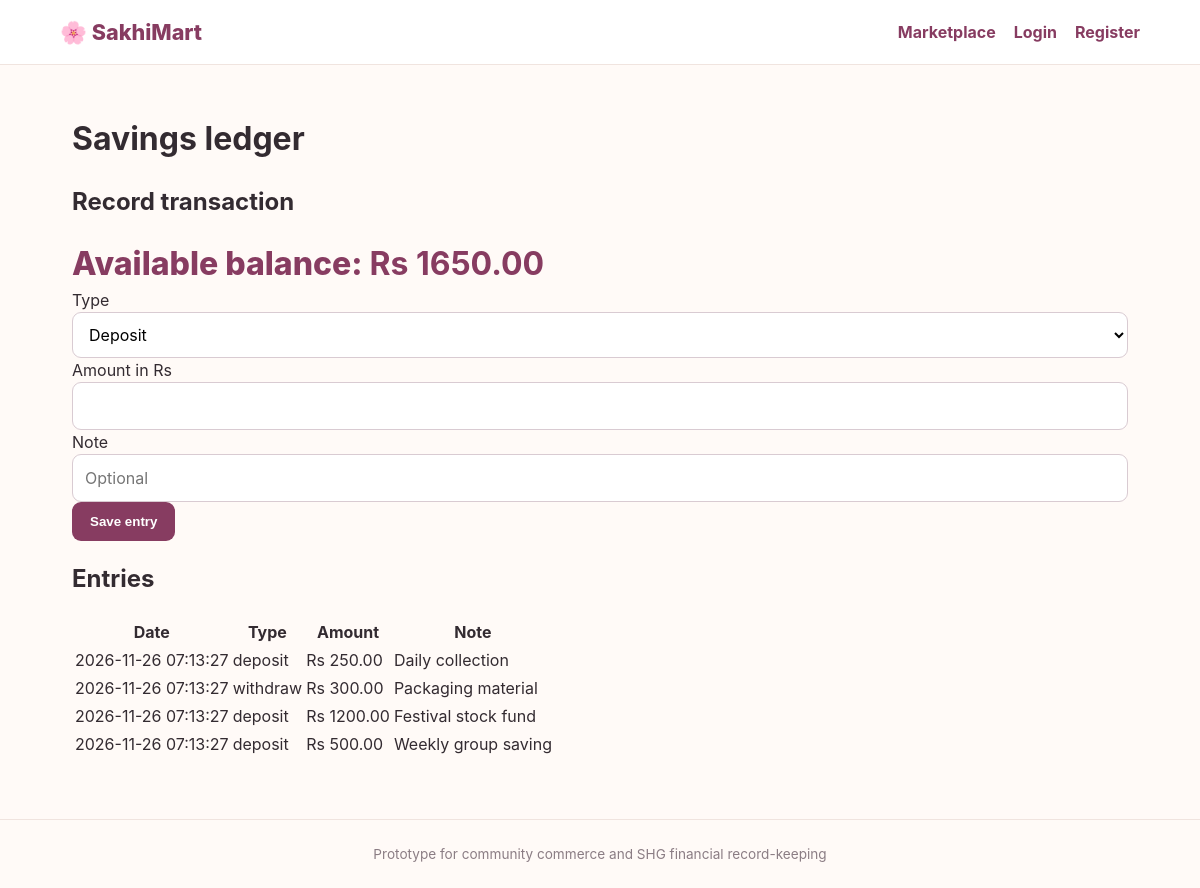
The page /transactions (signed in) on the database its author committed.
### tables this page shows
CREATE TABLE transactions (
    id INTEGER PRIMARY KEY AUTOINCREMENT,
    user_id INTEGER NOT NULL REFERENCES users(id),
    kind TEXT NOT NULL CHECK (kind IN ('deposit', 'withdraw')),
    amount REAL NOT NULL CHECK (amount > 0),
    note TEXT,
    created_at TEXT NOT NULL DEFAULT (datetime('now'))
);

### app.py (the view, shortened to what this page needs)
@main.route("/transactions", methods=["GET", "POST"])
def transactions():
    db = get_db()
    user_id = session.get("user_id")
    rows = []
    if user_id:
        rows = db.execute(
            "SELECT * FROM transactions WHERE user_id = ? ORDER BY id DESC", (user_id,)
        ).fetchall()
    return render_template(
        "transactions.html",
        transactions=rows,
        balance=balance_for(user_id) if user_id else None,
    )

### app.py (called while the page is built)
def get_db():
    if "db" not in g:
        g.db = sqlite3.connect(current_app.config["DATABASE"])
        g.db.row_factory = sqlite3.Row
        g.db.execute("PRAGMA foreign_keys = ON")
    return g.db

def balance_for(user_id):
    row = get_db().execute(
        "SELECT COALESCE(SUM(CASE WHEN kind = 'deposit' THEN amount ELSE -amount END), 0) AS balance "
        "FROM transactions WHERE user_id = ?",
        (user_id,),
    ).fetchone()
    return float(row["balance"])

### transactions.html (shortened to what this page needs)
{% extends "base.html" %}
{% block content %}
<h1>Savings ledger</h1>
<div class="split">
  <section class="card">
    <h2>Record transaction</h2>
    {% if session.get('user_id') %}
      <p class="balance">Available balance: <strong>Rs {{ "%.2f"|format(balance) }}</strong></p>
      <form method="post" class="form">
        <label>Type
          <select name="kind" required>
            <option value="deposit">Deposit</option>
          </select>
        </label>
        <label>Amount in Rs
          <input name="amount" type="number" min="1" step="0.01" required>
        </label>
        <label>Note
          <input name="note" maxlength="120" placeholder="Optional">
        </label>
        <button type="submit">Save entry</button>
      </form>
    {% else %}
      <p>Login to record a savings entry.</p>
      <a class="button" href="{{ url_for('main.login') }}">Login</a>
    {% endif %}
  </section>
  <section class="card">
    <h2>Entries</h2>
    {% if transactions %}
      <table>
        <thead>
          <tr><th>Date</th><th>Type</th><th>Amount</th><th>Note</th></tr>
        </thead>
        <tbody>
          {% for item in transactions %}
            <tr>
              <td>{{ item['created_at'] }}</td>
              <td><span class="pill {{ item['kind'] }}">{{ item['kind'] }}</span></td>
              <td>Rs {{ "%.2f"|format(item['amount']) }}</td>
              <td>{{ item['note'] or '' }}</td>
            </tr>
          {% endfor %}
        </tbody>
      </table>
    {% else %}
      <p>No savings entries yet.</p>
    {% endif %}
  </section>
</div>
{% endblock %}

### templates/base.html (shortened to what this page needs)
<!doctype html>
<html lang="en">
<head>
  <link rel="stylesheet" href="{{ url_for('static', filename='style.css') }}">
</head>
<body>
<header class="topbar">
  <a class="brand" href="{{ url_for('index') }}">🌸 SakhiMart</a>
  <nav>
    <a href="{{ url_for('index') }}">Marketplace</a>
    {% if g.user %}
      <span class="welcome">Hello, {{ g.user.name }}</span>
      <form method="post" action="{{ url_for('logout') }}" class="inline-form">
        <button type="submit" class="nav-button">Logout</button>
      </form>
    {% else %}
      <a href="{{ url_for('login') }}">Login</a>
      <a href="{{ url_for('register') }}">Register</a>
    {% endif %}
  </nav>
</header>
<main class="container">
  {% block content %}{% endblock %}
</main>
<footer>Prototype for community commerce and SHG financial record-keeping</footer>
</body>
</html>

### static/style.css (style rules this page uses)
* { box-sizing:border-box }
body { margin:0;background:#fffaf7;color:#332b31;font-family:Inter,Segoe UI,Arial,sans-serif;line-height:1.5 }
.topbar { display:flex;justify-content:space-between;align-items:center;padding:16px max(5vw,20px);background:#fff;border-bottom:1px solid #f0e4df;position:sticky;top:0 }
.brand { font-size:1.35rem;font-weight:800;color:#873c61;text-decoration:none }
.topbar nav { display:flex;gap:18px;align-items:center;flex-wrap:wrap }
.topbar nav a,.auth-card a { color:#873c61;text-decoration:none;font-weight:650 }
.container { max-width:1100px;margin:auto;padding:28px 22px 60px }
.balance { font-size:2rem;font-weight:800;color:#873c61;margin:0 }
input,select { width:100%;padding:11px 12px;border:1px solid #d9cbd2;border-radius:9px;font:inherit;background:#fff }
button { border:0;background:#873c61;color:white;padding:12px 18px;border-radius:9px;font-weight:750;cursor:pointer;justify-self:start }
footer { text-align:center;padding:24px;color:#8b7d84;font-size:.85rem;border-top:1px solid #f0e4df }

### rows shown on the page
transactions: created_at "2026-11-26 07:13:27", kind "deposit", amount "250.00", note "Daily collection"
transactions: created_at "2026-11-26 07:13:27", kind "withdraw", amount "300.00", note "Packaging material"
transactions: created_at "2026-11-26 07:13:27", kind "deposit", amount "1200.00", note "Festival stock fund"
transactions: created_at "2026-11-26 07:13:27", kind "deposit", amount "500.00", note "Weekly group saving"

### other values the page prints
{{ "%.2f"|format(balance) }} "1650.00"
